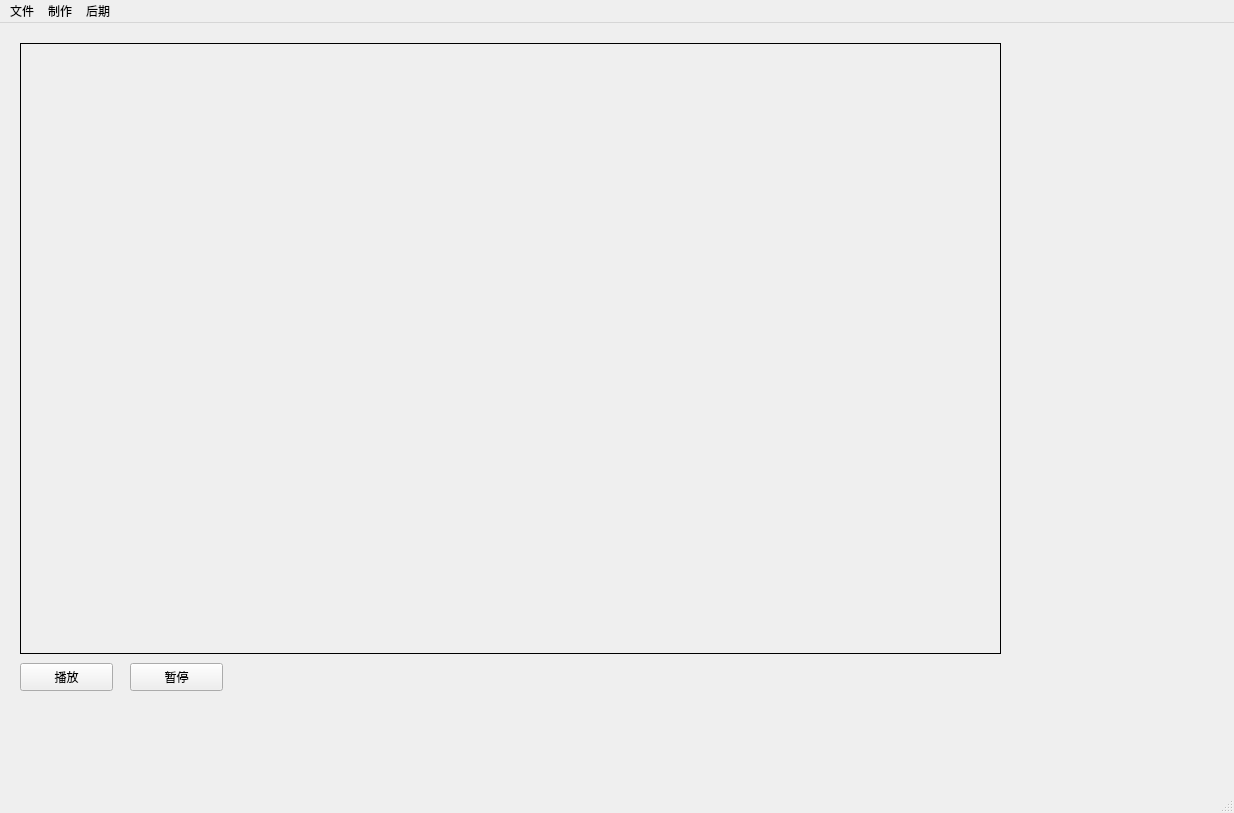
<?xml version="1.0" encoding="UTF-8"?>
<ui version="4.0">
 <class>MainWindow</class>
 <widget class="QMainWindow" name="MainWindow">
  <property name="geometry">
   <rect>
    <x>0</x>
    <y>0</y>
    <width>1234</width>
    <height>813</height>
   </rect>
  </property>
  <property name="windowTitle">
   <string>MainWindow</string>
  </property>
  <widget class="QWidget" name="centralwidget">
   <widget class="QLabel" name="label">
    <property name="geometry">
     <rect>
      <x>20</x>
      <y>20</y>
      <width>981</width>
      <height>611</height>
     </rect>
    </property>
    <property name="frameShape">
     <enum>QFrame::Box</enum>
    </property>
    <property name="text">
     <string/>
    </property>
    <property name="textFormat">
     <enum>Qt::AutoText</enum>
    </property>
    <property name="scaledContents">
     <bool>true</bool>
    </property>
   </widget>
   <widget class="QPushButton" name="pushButtonPlay">
    <property name="geometry">
     <rect>
      <x>20</x>
      <y>640</y>
      <width>93</width>
      <height>28</height>
     </rect>
    </property>
    <property name="text">
     <string>播放</string>
    </property>
   </widget>
   <widget class="QPushButton" name="pushButtonPause">
    <property name="geometry">
     <rect>
      <x>130</x>
      <y>640</y>
      <width>93</width>
      <height>28</height>
     </rect>
    </property>
    <property name="text">
     <string>暂停</string>
    </property>
   </widget>
  </widget>
  <widget class="QMenuBar" name="menubar">
   <property name="geometry">
    <rect>
     <x>0</x>
     <y>0</y>
     <width>1234</width>
     <height>26</height>
    </rect>
   </property>
   <widget class="QMenu" name="menu">
    <property name="title">
     <string>文件</string>
    </property>
    <addaction name="actionOpen"/>
    <addaction name="actionSave"/>
    <addaction name="separator"/>
    <addaction name="actionQuit"/>
   </widget>
   <widget class="QMenu" name="menu_2">
    <property name="title">
     <string>制作</string>
    </property>
    <addaction name="actionTrans"/>
    <addaction name="actionImage2Video"/>
    <addaction name="actionPart2Video"/>
   </widget>
   <widget class="QMenu" name="menu_3">
    <property name="title">
     <string>后期</string>
    </property>
    <addaction name="actionRowCaption"/>
    <addaction name="actionCutVideo"/>
    <addaction name="actionVideo2Image"/>
   </widget>
   <addaction name="menu"/>
   <addaction name="menu_2"/>
   <addaction name="menu_3"/>
  </widget>
  <widget class="QStatusBar" name="statusbar"/>
  <action name="actionOpen">
   <property name="text">
    <string>打开文件</string>
   </property>
  </action>
  <action name="actionSave">
   <property name="text">
    <string>保存文件</string>
   </property>
  </action>
  <action name="actionQuit">
   <property name="text">
    <string>退出</string>
   </property>
  </action>
  <action name="actionTrans">
   <property name="text">
    <string>图像转场</string>
   </property>
  </action>
  <action name="actionRowCaption">
   <property name="text">
    <string>滚动字幕</string>
   </property>
  </action>
  <action name="actionCutVideo">
   <property name="text">
    <string>截取视频片段</string>
   </property>
  </action>
  <action name="actionVideo2Image">
   <property name="text">
    <string>视频转化为动画图像</string>
   </property>
  </action>
  <action name="actionImage2Video">
   <property name="text">
    <string>基于图像制作动画图像</string>
   </property>
  </action>
  <action name="actionPart2Video">
   <property name="text">
    <string>基于图像制作局部运动的动画图像</string>
   </property>
  </action>
 </widget>
 <resources/>
 <connections/>
</ui>
